Frame 1 (no input): blank canvas, image omitted
Frame 60 (the mouse pressed at the canvas centre just before this capture): blank canvas, image omitted
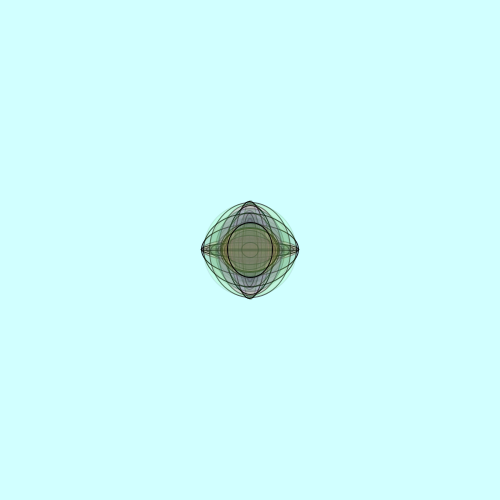
Frame 120 (the mouse held since frame 60 and released just before this capture)

The Processing sketch whose frames 1 and 60 were blank and that drew this single picture after the mouse press (run headless with seeded random() and noise(); from frame 60 on, the mouse is pressed at the canvas centre):

// Processing sketch: processing_139770
// ── processing_139770.pde

void setup() {
  size (500, 500); 
   { 
      background (209, 255, 255);
      if (key=='a' && keyPressed==true)
      frameRate (20);
    }}
void draw () {
  if (key=='a' && keyPressed==true)
  background (random (200), random(200), random (200), 30);{
    if (mousePressed) {
    stroke (random (2), 0, 0, random (300));
   ellipse (mouseX, mouseY, random (100), random (100) );
  fill(random (255));
  stroke (100, 0, 122); 
  fill (random (255), random (255), random (255), 30);}
    else if (key=='s' && keyPressed==true){
 stroke (random (2), 0, 0, random (300));
 fill(random (255), random (255), random (255), 30);
 rect (mouseX, mouseY, random (200), random (200) );}
  else if (key=='d' && keyPressed==true){
   textSize (random (30));
   text("color", random (width), random (height));
   fill(random (255), random (255), random (255), random (60));
   }}}
